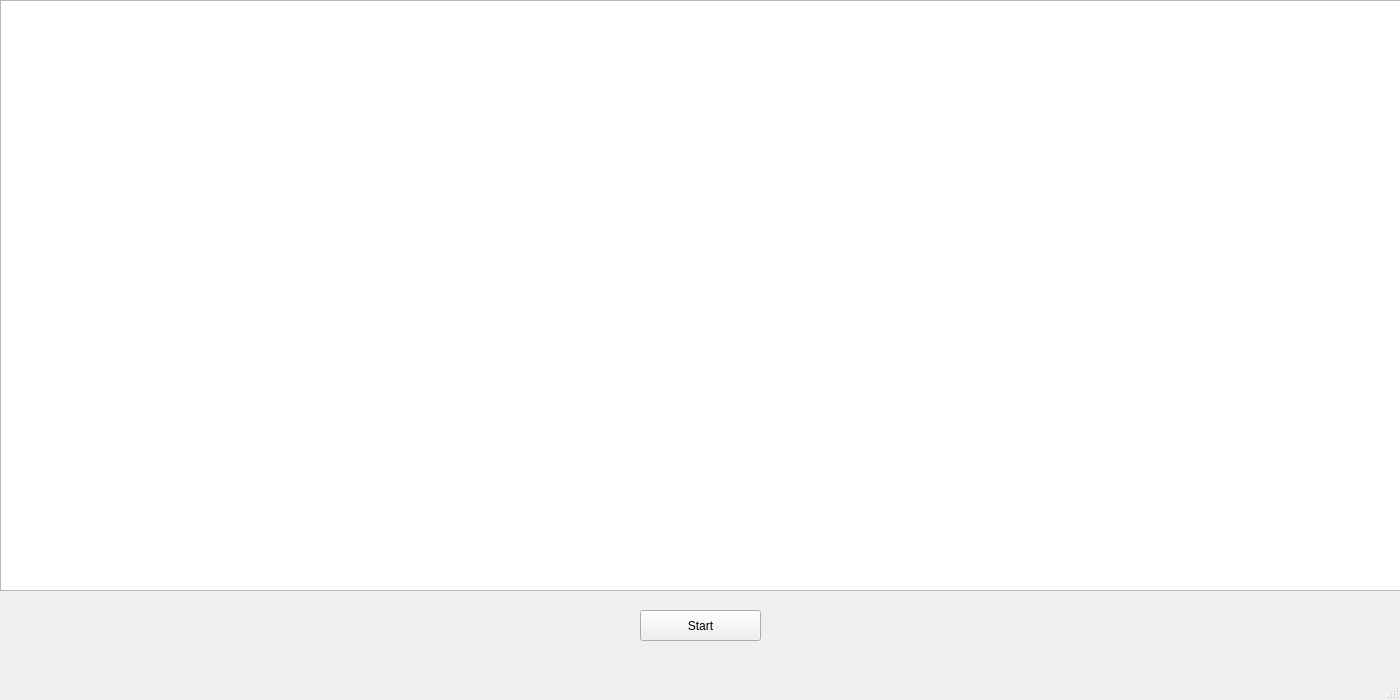
<?xml version="1.0" encoding="UTF-8"?>
<ui version="4.0">
 <class>MainWindow</class>
 <widget class="QMainWindow" name="MainWindow">
  <property name="geometry">
   <rect>
    <x>0</x>
    <y>0</y>
    <width>1400</width>
    <height>700</height>
   </rect>
  </property>
  <property name="windowTitle">
   <string>MainWindow</string>
  </property>
  <widget class="QWidget" name="centralwidget">
   <widget class="PlotWidget" name="specwin">
    <property name="geometry">
     <rect>
      <x>0</x>
      <y>0</y>
      <width>1401</width>
      <height>591</height>
     </rect>
    </property>
   </widget>
   <widget class="QPushButton" name="startacq">
    <property name="geometry">
     <rect>
      <x>640</x>
      <y>610</y>
      <width>121</width>
      <height>31</height>
     </rect>
    </property>
    <property name="text">
     <string>Start</string>
    </property>
   </widget>
  </widget>
  <widget class="QMenuBar" name="menubar">
   <property name="geometry">
    <rect>
     <x>0</x>
     <y>0</y>
     <width>1400</width>
     <height>20</height>
    </rect>
   </property>
  </widget>
  <widget class="QStatusBar" name="statusbar"/>
 </widget>
 <customwidgets>
  <customwidget>
   <class>PlotWidget</class>
   <extends>QGraphicsView</extends>
   <header location="global">pyqtgraph</header>
  </customwidget>
 </customwidgets>
 <resources/>
 <connections/>
</ui>
